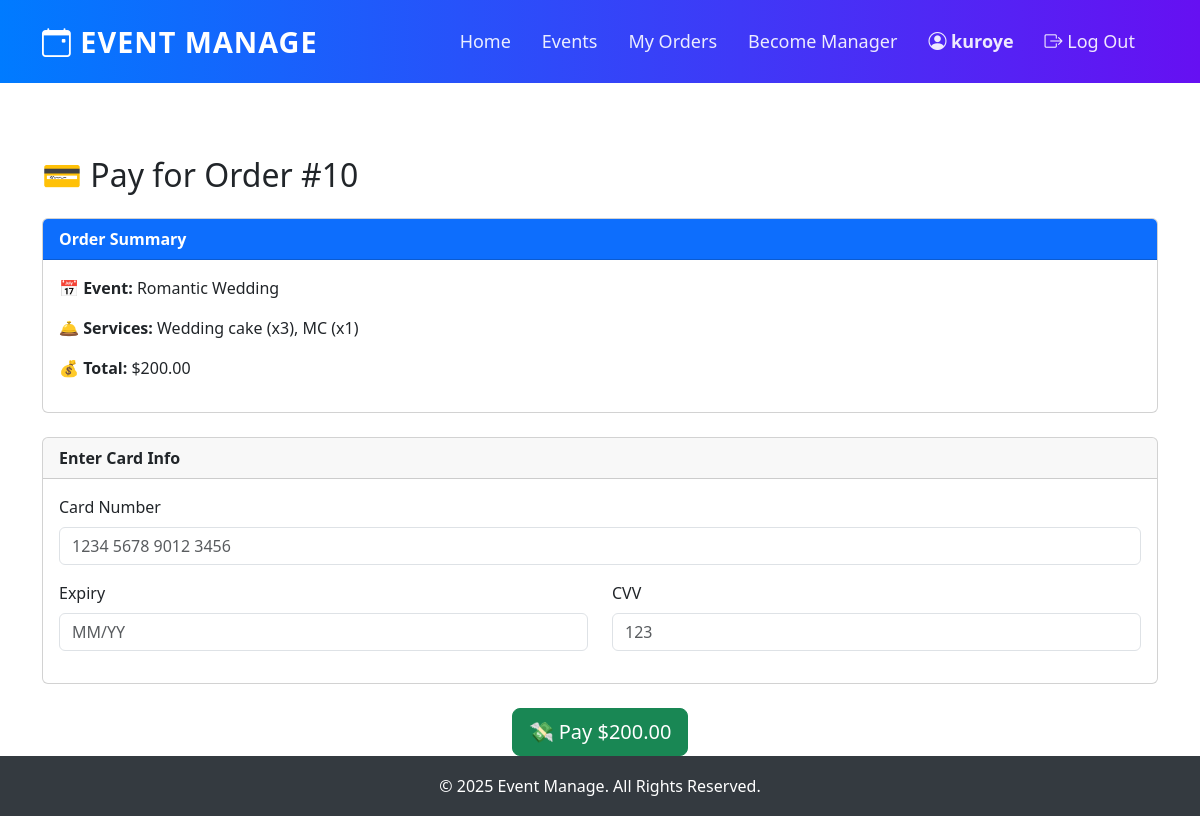
The app's page /booking/10/pay/ (signed in) with its own data.
### eventapp/models.py (models this page shows, shortened)
class Booking(models.Model):
    STATUS_CHOICES = [
        ('pending', '待确认报价'),
        ("assigned", "已接单"),
        ('quoted', '待支付'),
        ('paid', '已支付'),
        ('cancelled', '已取消'),
    ]
    cus_name = models.ForeignKey(User, on_delete=models.CASCADE)
    cus_ph = models.CharField(max_length=12)
    event = models.ForeignKey(Event, on_delete=models.CASCADE)
    booking_date = models.DateField()
    booked_on = models.DateField(auto_now=True)
    services = models.ManyToManyField(ServiceItem, through='BookingService')
    price_quote = models.DecimalField(max_digits=10, decimal_places=2, null=True, blank=True)  # 价格报价
    status = models.CharField(max_length=10, choices=STATUS_CHOICES, default='pending')  # 订单状态
    assigned_manager = models.ForeignKey(User, on_delete=models.SET_NULL, null=True, blank=True, related_name='assigned_orders')  # 指派的管理员

class Event(models.Model):
    img = models.ImageField(upload_to="pic")
    name = models.CharField(max_length=50)
    desc = models.CharField(max_length=255)
    price = models.DecimalField(max_digits=10, decimal_places=2, default=0.00)
    services = models.ManyToManyField(ServiceItem, through='EventService')

class BookingService(models.Model):
    booking = models.ForeignKey(Booking, on_delete=models.CASCADE)
    service = models.ForeignKey(ServiceItem, on_delete=models.CASCADE)
    quantity = models.PositiveIntegerField()

class ServiceItem(models.Model):
    name = models.CharField(max_length=50, unique=True)
    unit_price = models.DecimalField(max_digits=10, decimal_places=2, default=0.00)

### eventapp/views.py (the view, shortened to what this page needs)
# urls.py: path("booking/<int:booking_id>/pay/", views.pay_order, name="pay_order")
@login_required
def pay_order(request, booking_id):
    booking = get_object_or_404(Booking, id=booking_id, cus_name=request.user)
    if booking.status == "paid":
        messages.info(request, "This order is already paid.")
        return redirect("my_orders")
    booked_services = BookingService.objects.filter(booking=booking)
    total_price = booking.price_quote
    return render(request, "pay_order.html", {
        "booking": booking,
        "booked_services": booked_services,
        "total_price": total_price
    })

### template/pay_order.html (shortened to what this page needs)
{% extends "base.html" %}
{% block content %}
<div class="container mt-5">
  <h2 class="mb-4">💳 Pay for Order #{{ booking.id }}</h2>
  <div class="card mb-4">
    <div class="card-header bg-primary text-white">
      <strong>Order Summary</strong>
    </div>
    <div class="card-body">
      <p><strong>📅 Event:</strong> {{ booking.event.name }}</p>
      <p><strong>🛎 Services:</strong>
        {% for bs in booked_services %}
          {{ bs.service.name }} (x{{ bs.quantity }}){% if not forloop.last %}, {% endif %}
        {% empty %}
          None
        {% endfor %}
      </p>
      <p><strong>💰 Total:</strong> ${{ total_price }}</p>
    </div>
  </div>
  <form method="POST">
    <div class="card mb-4">
      <div class="card-header"><strong>Enter Card Info</strong></div>
      <div class="card-body">
        <div class="mb-3">
          <label class="form-label">Card Number</label>
          <input type="text" name="card_number" class="form-control" placeholder="1234 5678 9012 3456" required maxlength="19">
        </div>
        <div class="row">
          <div class="col-md-6 mb-3">
            <label class="form-label">Expiry</label>
            <input type="text" name="expiry" class="form-control" placeholder="MM/YY" required maxlength="5">
          </div>
          <div class="col-md-6 mb-3">
            <label class="form-label">CVV</label>
            <input type="text" name="cvv" class="form-control" placeholder="123" required maxlength="4">
          </div>
        </div>
      </div>
    </div>
    <div class="text-center">
      <button type="submit" class="btn btn-success btn-lg">💸 Pay ${{ total_price }}</button>
    </div>
  </form>
</div>
{% endblock %}

### template/base.html (shortened to what this page needs)
{% load static %}
<!DOCTYPE html>
<html lang="en">
<head>
    <link href="https://cdn.jsdelivr.net/npm/bootstrap@5.3.3/dist/css/bootstrap.min.css" rel="stylesheet">
    <link rel="stylesheet" href="https://cdn.jsdelivr.net/npm/bootstrap-icons/font/bootstrap-icons.css">
</head>
<body class="{% if request.resolver_match.url_name == 'index' %}homepage{% endif %}">
    <nav class="navbar navbar-expand-lg navbar-dark fixed-top">
        <div class="container">
            <a class="navbar-brand" href="{% url 'index' %}"><i class="bi bi-calendar-event"></i> Event Manage</a>
            <div class="collapse navbar-collapse" id="navbarNav">
                <ul class="navbar-nav ms-auto">
                    <li class="nav-item "><a class="nav-link {% if request.resolver_match.url_name == 'index' %}active{% endif %}" href="{% url 'index' %}">Home</a></li>
                    <li class="nav-item"><a class="nav-link {% if request.resolver_match.url_name in 'event_list event_detail book_event booking_success' %}active{% endif %}"
                        href="{% url 'event_list' %}">Events</a></li>
                    {% if user.is_authenticated %}
                    {% if not user.is_staff %}
                        <li class="nav-item">
                            <a class="nav-link {% if request.resolver_match.url_name == 'my_orders' %}active{% endif %}" href="{% url 'my_orders' %}">My Orders</a>
                        </li>
                        <li class="nav-item">
                            <a class="nav-link {% if request.resolver_match.url_name == 'manager_request' %}active{% endif %}" href="{% url 'manager_request' %}">Become Manager</a>
                        </li>
                    {% elif user.is_superuser %}
                        <li class="nav-item">
                            <a class="nav-link {% if request.resolver_match.url_name == 'manager_request' %}active{% endif %}" href="{% url 'manager_request' %}">Requests</a>
                        </li>
                    {% endif %}
                    <li class="nav-item">
                        <span class="nav-link user-name"><i class="bi bi-person-circle"></i> {{ user.username }}</span>
                    </li>
                    <li class="nav-item">
                        <a class="nav-link text-danger" href="{% url 'logout' %}"><i class="bi bi-box-arrow-right"></i> Log Out</a>
                    </li>
                {% endif %}
                </ul>
            </div>
        </div>
    </nav>
    <div id="page-content" class="container-fluid mt-5">
        {% block content %}
        {% endblock %}
    </div>
    <footer class="footer">
        <p>&copy; 2025 Event Manage. All Rights Reserved.</p>
    </footer>
</body>
</html>

### template/base.html (style rules this page uses)
html, body { height: 100%; display: flex; flex-direction: column; }
#page-content { flex: 1; padding-top: 60px; }
.navbar { background: linear-gradient(90deg, #007bff, #6610f2); padding: 15px 0; transition: all 0.3s ease-in-out; border-bottom: 2px solid white; }
.navbar-brand { font-size: 1.8rem; font-weight: bold; color: white !important; text-transform: uppercase; letter-spacing: 1px; }
.nav-link { color: rgba(255, 255, 255, 0.9) !important; font-size: 18px; margin-right: 15px; transition: all 0.3s; }
.user-name { color: white; font-weight: bold; margin-right: 15px; }
.footer { background: #343a40; color: white; text-align: center; height: 60px; line-height: 60px; }

### records on screen
Booking: id "10", event.name "Romantic Wedding", price_quote "200.00"
BookingService: service.name "Wedding cake", quantity "3"
BookingService: service.name "MC", quantity "1"

### other values on screen
{{ user.username }} "kuroye"
